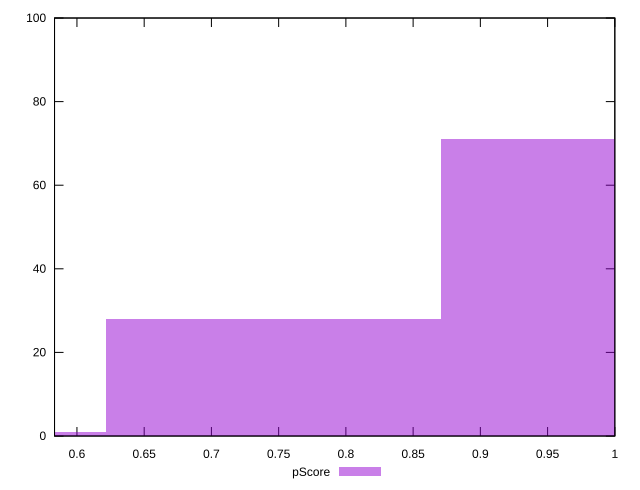

Generate this figure with gnuplot:
reset

$pScore <<EOF
0.7463032721833309 28
0.9950710295777746 71
0.4975355147888873 1
EOF

set key outside below
set boxwidth 0.24876775739444365
set xrange [0.5833333333333334:1]
set yrange [0:100]
set trange [0:100]
set style fill transparent solid 0.5 noborder
set terminal svg size 640, 490 enhanced background rgb 'white'
set output "report_00015_2021-02-09T16-11-33.973Z/unused-css-rules/samples/pages+cached+noadtech/pScore/histogram.svg"

plot $pScore title "pScore" with boxes

reset
